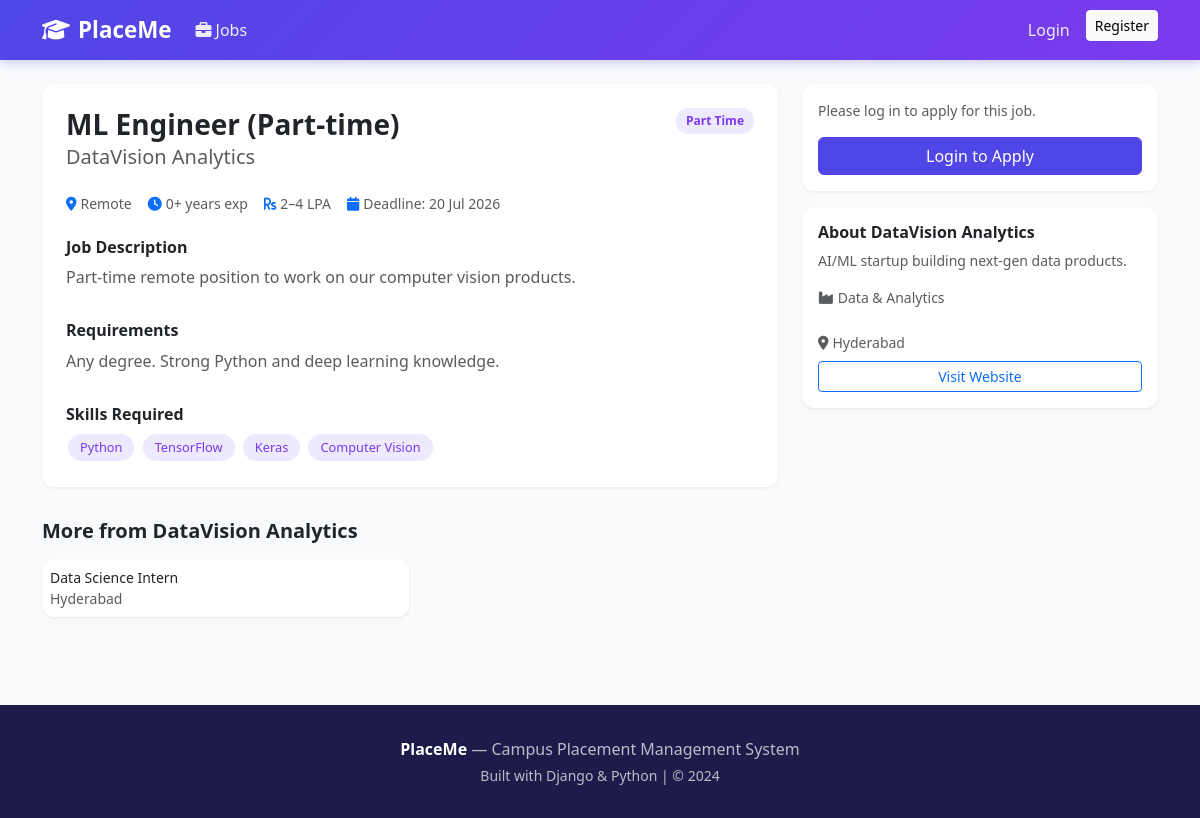
The page /jobs/6/ on the database its author committed.
### jobs/models.py (models this page shows, shortened)
class Job(models.Model):
    JOB_TYPE_CHOICES = [
        ('full_time', 'Full Time'),
        ('part_time', 'Part Time'),
        ('internship', 'Internship'),
        ('contract', 'Contract'),
    ]
    STATUS_CHOICES = [
        ('active', 'Active'),
        ('closed', 'Closed'),
        ('draft', 'Draft'),
    ]
    company = models.ForeignKey(Company, on_delete=models.CASCADE, related_name='jobs')
    title = models.CharField(max_length=200)
    description = models.TextField()
    requirements = models.TextField()
    job_type = models.CharField(max_length=20, choices=JOB_TYPE_CHOICES, default='full_time')
    location = models.CharField(max_length=200)
    salary_min = models.DecimalField(max_digits=10, decimal_places=2, null=True, blank=True)
    salary_max = models.DecimalField(max_digits=10, decimal_places=2, null=True, blank=True)
    experience_years = models.PositiveIntegerField(default=0)
    skills_required = models.TextField(help_text='Comma separated skills')
    deadline = models.DateField()
    status = models.CharField(max_length=20, choices=STATUS_CHOICES, default='active')
    posted_by = models.ForeignKey(User, on_delete=models.SET_NULL, null=True)
    created_at = models.DateTimeField(auto_now_add=True)
    updated_at = models.DateTimeField(auto_now=True)
    class Meta:
        ordering = ['-created_at']
    def is_expired(self):
        return self.deadline < timezone.now().date()
    def get_skills_list(self):
        return [s.strip() for s in self.skills_required.split(',')]

class Company(models.Model):
    name = models.CharField(max_length=200)
    description = models.TextField(blank=True)
    website = models.URLField(blank=True)
    location = models.CharField(max_length=200)
    industry = models.CharField(max_length=100)
    logo = models.ImageField(upload_to='company_logos/', blank=True, null=True)
    created_at = models.DateTimeField(auto_now_add=True)
    class Meta:
        verbose_name_plural = 'Companies'
        ordering = ['name']

### jobs/views.py (the view)
# urls.py: path('jobs/<int:pk>/', views.job_detail, name='job_detail'),
def job_detail(request, pk):
    job = get_object_or_404(Job, pk=pk)
    has_applied = False
    if request.user.is_authenticated:
        has_applied = Application.objects.filter(job=job, applicant=request.user).exists()
    related_jobs = Job.objects.filter(company=job.company, status='active').exclude(pk=pk)[:3]
    return render(request, 'jobs/job_detail.html', {
        'job': job,
        'has_applied': has_applied,
        'related_jobs': related_jobs,
    })

### templates/jobs/job_detail.html (shortened to what this page needs)
{% extends 'base.html' %}
{% block content %}
<div class="container py-4">
  <div class="row">
    <div class="col-md-8">
      <div class="card p-4 mb-3">
        <div class="d-flex justify-content-between align-items-start mb-3">
          <div>
            <h3 class="fw-bold mb-1">{{ job.title }}</h3>
            <h5 class="text-muted">{{ job.company.name }}</h5>
          </div>
          <span class="badge-job">{{ job.get_job_type_display }}</span>
        </div>
        <div class="d-flex flex-wrap gap-3 text-muted small mb-4">
          <span><i class="fas fa-map-marker-alt me-1 text-primary"></i>{{ job.location }}</span>
          <span><i class="fas fa-clock me-1 text-primary"></i>{{ job.experience_years }}+ years exp</span>
          {% if job.salary_min %}<span><i class="fas fa-rupee-sign me-1 text-primary"></i>{{ job.salary_min|floatformat:0 }}–{{ job.salary_max|floatformat:0 }} LPA</span>{% endif %}
          <span><i class="fas fa-calendar me-1 text-primary"></i>Deadline: {{ job.deadline|date:"d M Y" }}</span>
        </div>
        <h6 class="fw-bold">Job Description</h6>
        <p class="text-muted">{{ job.description }}</p>
        <h6 class="fw-bold mt-3">Requirements</h6>
        <p class="text-muted">{{ job.requirements }}</p>
        <h6 class="fw-bold mt-3">Skills Required</h6>
        <div>
          {% for skill in job.get_skills_list %}
          <span style="background:#ede9fe;color:#7c3aed;font-size:.8rem;padding:4px 12px;border-radius:20px;display:inline-block;margin:2px;">{{ skill }}</span>
          {% endfor %}
        </div>
      </div>
    </div>
    <div class="col-md-4">
      <div class="card p-3 mb-3">
        {% if has_applied %}
        <div class="alert alert-success mb-3"><i class="fas fa-check-circle me-2"></i>You've already applied!</div>
        <a href="{% url 'dashboard' %}" class="btn btn-outline-primary w-100">View Application</a>
        {% elif job.is_expired %}
        <div class="alert alert-warning mb-0"><i class="fas fa-clock me-2"></i>Application deadline has passed.</div>
        {% elif user.is_authenticated %}
        <a href="{% url 'apply_job' job.pk %}" class="btn btn-primary w-100 py-2 mb-2">Apply Now</a>
        <p class="text-muted small text-center mb-0">Application closes {{ job.deadline|date:"d M Y" }}</p>
        {% else %}
        <p class="text-muted small mb-3">Please log in to apply for this job.</p>
        <a href="{% url 'login' %}?next={% url 'job_detail' job.pk %}" class="btn btn-primary w-100">Login to Apply</a>
        {% endif %}
      </div>
      <div class="card p-3 mb-3">
        <h6 class="fw-bold">About {{ job.company.name }}</h6>
        <p class="text-muted small">{{ job.company.description|default:"No description available." }}</p>
        <small class="text-muted"><i class="fas fa-industry me-1"></i>{{ job.company.industry }}</small><br>
        <small class="text-muted"><i class="fas fa-map-marker-alt me-1"></i>{{ job.company.location }}</small>
        {% if job.company.website %}
        <div class="mt-2"><a href="{{ job.company.website }}" target="_blank" class="btn btn-sm btn-outline-primary w-100">Visit Website</a></div>
        {% endif %}
      </div>
    </div>
  </div>
  {% if related_jobs %}
  <div class="mt-3">
    <h5 class="fw-bold mb-3">More from {{ job.company.name }}</h5>
    <div class="row g-2">
      {% for rj in related_jobs %}
      <div class="col-md-4">
        <div class="card p-2">
          <a href="{% url 'job_detail' rj.pk %}" class="text-decoration-none text-dark fw-500 small">{{ rj.title }}</a>
          <small class="text-muted">{{ rj.location }}</small>
        </div>
      </div>
      {% endfor %}
    </div>
  </div>
  {% endif %}
</div>
{% endblock %}

### templates/base.html (style rules this page uses)
:root { --primary: #4f46e5; --secondary: #7c3aed; }
body { font-family: 'Segoe UI', sans-serif; background: #f8fafc; }
.btn-primary { background: var(--primary); border-color: var(--primary); }
.card { border: none; border-radius: 12px; box-shadow: 0 1px 3px rgba(0,0,0,.08); }
.badge-job { background: #ede9fe; color: #7c3aed; font-weight: 600; font-size: .75rem; padding: 4px 10px; border-radius: 20px; }

### rows shown on the page
Job: title "ML Engineer (Part-time)", company.name "DataVision Analytics", job_type "Part Time", location "Remote", experience_years "0", salary_min "2", salary_max "4", deadline "20 Jul 2026", description "Part-time remote position to work on our computer vision products.", requirements "Any degree. Strong Python and deep learning knowledge.", company.description "AI/ML startup building next-gen data products.", company.industry "Data & Analytics", company.location "Hyderabad"
Job: title "Data Science Intern", location "Hyderabad"

### other values the page prints
{{ skill }} "Python" "TensorFlow" "Keras" "Computer Vision"
